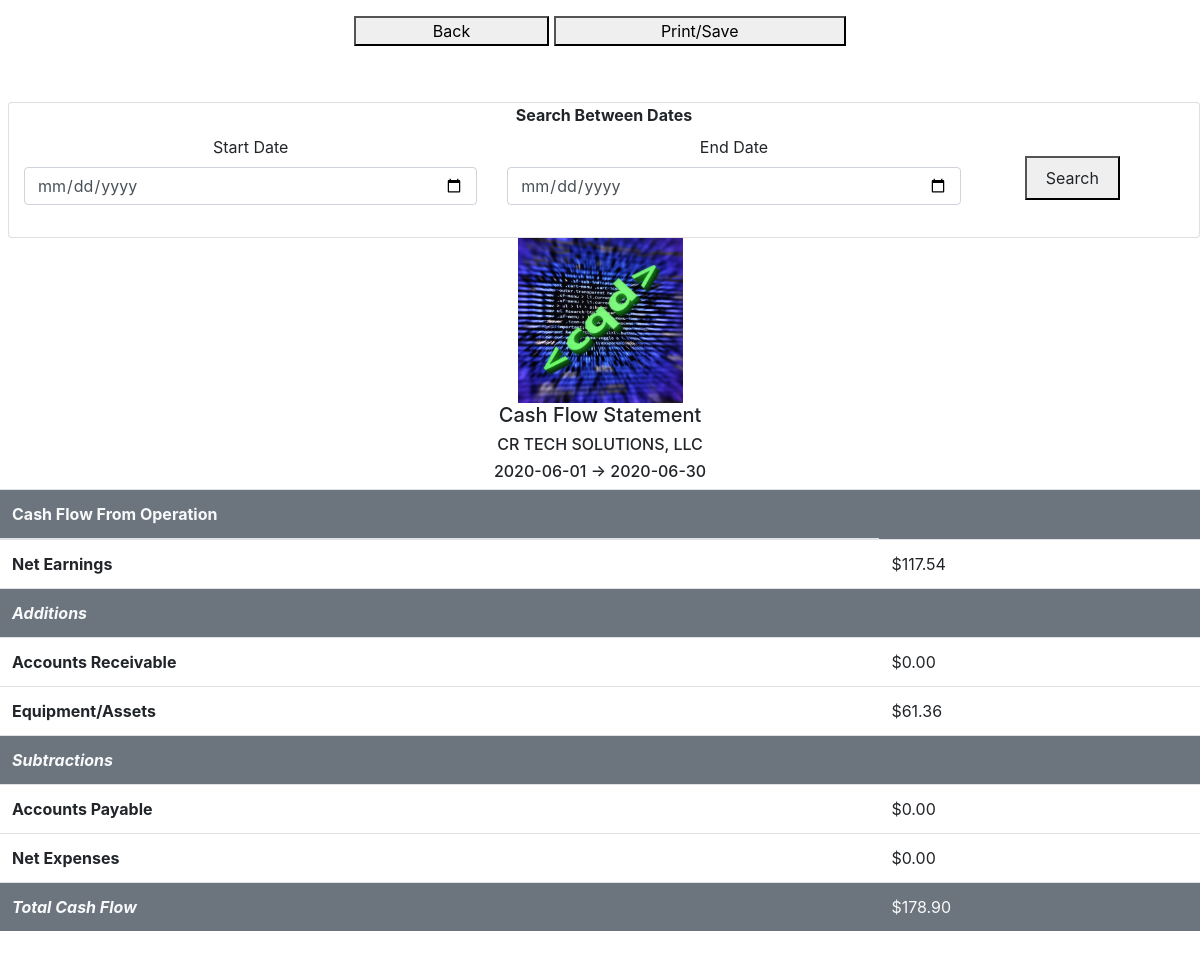
Page /statements/cash_flow_statement (signed in) on the committed database.
### flow/models.py (models this page shows, shortened)
class usersTable(db.Model, UserMixin):
    id = db.Column(db.Integer, primary_key=True)
    fname = db.Column(db.String(255), nullable=False)
    lname = db.Column(db.String(255), nullable=False)
    email = db.Column(db.String(255), unique=True, nullable=False)
    username = db.Column(db.String(255), unique=True, nullable=False)
    password = db.Column(db.String(255), nullable=False)
    joined = db.Column(db.Date, nullable=False)
    businessname = db.Column(db.String(255), nullable=False)
    businessnumber = db.Column(db.String(255), nullable=False)
    businessaddress = db.Column(db.String(255), nullable=False)
    businesscity = db.Column(db.String(255), nullable=False)
    businessstate = db.Column(db.String(50))
    businesszip = db.Column(db.Integer)
    businesswebsite = db.Column(db.String(255))
    fiscalyearstart = db.Column(db.Date, nullable=False)
    fiscalyearend = db.Column(db.Date, nullable=False)
    businesslogo = db.Column(db.String(255), nullable=False)
    member = db.Column(db.Boolean, nullable = False)
    lastpaydate = db.Column(db.Date)
    subuser = db.relationship('subuserTable', backref='user', lazy=True)
    account = db.relationship('accountTable', backref='user', lazy=True)
    vendor = db.relationship('vendorTable', backref='user', lazy=True)
    customer = db.relationship('customerTable', backref='user', lazy=True)
    debt = db.relationship('debtTable', backref='user', lazy=True)
    investment = db.relationship('investmentTable', backref='user', lazy=True)

### flow/views_statements.py (the view)
@app.route('/statements/cash_flow_statement', methods=['GET'])
@login_required
def cashFlowStatement():
    form = StatementFormRange()
    try:
        user = usersTable.query.filter(usersTable.id == current_user.id).first()
    except(AttributeError, SQLAlchemy.exc.OperationalError):
        user = usersTable.query.filter(usersTable.id == current_user.id).first()
    add2 = Decimal(10) ** -2
    def getearnings():
        try:
            earnings = transactionTable.query.filter(transactionTable.userid == current_user.id).filter(transactionTable.transactiondate >= user.fiscalyearstart).filter(transactionTable.transactiondate <= user.fiscalyearend).filter(transactionTable.transactiontype == 'Income').all()
        except(AttributeError, SQLAlchemy.exc.OperationalError):
            earnings = transactionTable.query.filter(transactionTable.userid == current_user.id).filter(transactionTable.transactiondate >= user.fiscalyearstart).filter(transactionTable.transactiondate <= user.fiscalyearend).filter(transactionTable.transactiontype == 'Income').all()
        net = 0
        for earn in earnings:
            net += earn.totalamount
        return net
    def addaccountreceivable(userid):
        try:
            user = usersTable.query.filter(usersTable.id == userid).first()
            acc = accountsReceivableTable.query.filter(accountsReceivableTable.userid == userid).filter(accountsReceivableTable.duedate >= user.fiscalyearstart).filter(accountsReceivableTable.duedate <= user.fiscalyearend).all()
        except(AttributeError, SQLAlchemy.exc.OperationalError):
            user = usersTable.query.filter(usersTable.id == userid).first()
            acc = accountsReceivableTable.query.filter(accountsReceivableTable.userid == userid).filter(accountsReceivableTable.duedate >= user.fiscalyearstart).filter(accountsReceivableTable.duedate <= user.fiscalyearend).all()
        receivables = 0
        for accs in acc:
            receivables += accs.totalamount
        return receivables
    def addaccountpayable(userid):
        try:
            user = usersTable.query.filter(usersTable.id == userid).first()
            acc = accountsPayableTable.query.filter(accountsPayableTable.userid == userid).filter(accountsPayableTable.duedate >= user.fiscalyearstart).filter(accountsPayableTable.duedate <= user.fiscalyearend).all()
        except(AttributeError, SQLAlchemy.exc.OperationalError):
            user = usersTable.query.filter(usersTable.id == userid).first()
            acc = accountsPayableTable.query.filter(accountsPayableTable.userid == userid).filter(accountsPayableTable.duedate >= user.fiscalyearstart).filter(accountsPayableTable.duedate <= user.fiscalyearend).all()
        payables = 0
        for accs in acc:
            payables += accs.totalamount
        return payables
    def addproperty(userid):
        try:
            props = propertyTable.query.filter(propertyTable.userid == userid).all()
        except(AttributeError, SQLAlchemy.exc.OperationalError):
            props = propertyTable.query.filter(propertyTable.userid == userid).all()
        propvalue = 0
        l_date = date.today()
        for prop in props:
            salvageamount = prop.propertycost * .1
            f_date = prop.propertydate
            delta = l_date - f_date
            diff = delta.days
            years = diff/365
            eol = years/prop.propertylife
            if eol >= 1:
                propvalue = propvalue + (prop.propertycost * .1)
            else:
                salamt = prop.propertycost - salvageamount
                yearlypercentage = 1/prop.propertylife
                yearlydepreciation = salamt * yearlypercentage
                depreciation = yearlydepreciation * years
                propvalue = propvalue + (prop.propertycost - depreciation)
        return Decimal(propvalue).quantize(add2)
    def getexpenses():
        try:
            earnings = transactionTable.query.filter(transactionTable.userid == current_user.id).filter(transactionTable.transactiondate >= user.fiscalyearstart).filter(transactionTable.transactiondate <= user.fiscalyearend).filter(transactionTable.transactiontype == 'Expense').all()
        except(AttributeError, SQLAlchemy.exc.OperationalError):
            earnings = transactionTable.query.filter(transactionTable.userid == current_user.id).filter(transactionTable.transactiondate >= user.fiscalyearstart).filter(transactionTable.transactiondate <= user.fiscalyearend).filter(transactionTable.transactiontype == 'Expense').all()
        net = 0
        for earn in earnings:
            net += earn.totalamount
        return net
    earns = getearnings()
    accrec = addaccountreceivable(current_user.id)
    accpay = addaccountpayable(current_user.id)
    props = addproperty(current_user.id)
    exp = getexpenses()
    datestart = user.fiscalyearstart
    dateend = user.fiscalyearend
    businessname = (user.businessname).upper()
    netearnings = Decimal(earns).quantize(add2)
    netexpenses = Decimal(exp).quantize(add2)
    accountsreceivable = Decimal(accrec).quantize(add2)
    accountspayable = Decimal(accpay).quantize(add2)
    equipment = Decimal(props).quantize(add2)
    totalcashflow = (netearnings + accountsreceivable + equipment) - (accountspayable + netexpenses)
    if form.validate_on_submit():
        return redirect(url_for('cashFlowStatementAdjusted'))
    return render_template('/statements/cash_flow_statement.html', datestart = datestart, dateend = dateend,
                           netearnings = "{:,}".format(netearnings), accountsreceivable = "{:,}".format(accountsreceivable),
                           accountspayable = "{:,}".format(accountspayable), netexpenses = "{:,}".format(netexpenses), equipment = "{:,}".format(equipment),
                           totalcashflow = "{:,}".format(totalcashflow), businessname = businessname, form=form)

### flow/forms.py
class StatementFormRange(FlaskForm):
    rangestart = DateField('Start Date', validators=[InputRequired()])
    rangeend = DateField('End Date', validators=[InputRequired()])
    submit = SubmitField('Search')

### flow/models.py (called while the page is built)
@login_manager.user_loader
def load_user(userid):
    return usersTable.query.get(userid)

### flow/templates/statements/cash_flow_statement.html (shortened to what this page needs)
{% extends "statements/statement_template.html" %}
{% import "bootstrap/wtf.html" as wtf %}
{% block content %}
<form method="GET" action="{{url_for('cashFlowStatementAdjusted')}}" class="mt-5 ml-2">
  <div class="card">
      <div class="form-group">
          <div class="text-center">
              <label for="betweenDates col-12"><b>Search Between Dates</b></label>
          </div>
          <div class="col-12 row text-center">
              <div class="col-5 mx-auto my-auto">
                  {{ wtf.form_field(form.rangestart) }}
              </div>
              <div class="col-5 mx-auto my-auto">
                  {{ wtf.form_field(form.rangeend) }}
              </div>
              <div class="col-2 mx-auto my-auto">
                  <button class="h-50 mx-auto">{{ wtf.form_field(form.submit) }}</button>
              </div>
          </div>
      </div>
  </div>
</form>
</div>
<div class="col-12 h-100" id="content">
    <div class="col-12 no-gutters">
        <div class="col-12 text-center">
            <img src="{{ url_for('static', filename='business_logos/' + current_user.businesslogo) }}" alt="" class="col-2">
            <h5>Cash Flow Statement</h5>
            <h6>{{ businessname }}</h6>
            <h6>{{ datestart }} -> {{ dateend }}</h6>
        </div>
    </div>
    <table class="table col-12">
        <thead class="col-12">
            <tr class="col-12 text-light bg-secondary">
                <th scope="col">Cash Flow From Operation</th>
                <td></td>
            </tr>
        </thead>
        <tbody class="col-12">
            <tr>
                <th scope="row">Net Earnings</th>
                <td>${{ netearnings }}</td>
            </tr>
            <tr class="text-light bg-secondary">
                <th scope="row"><i>Additions</i></th>
                <td></td>
            </tr>
            <tr>
                <th scope="row">Accounts Receivable</th>
                <td>${{ accountsreceivable }}</td>
            </tr>
            <tr>
                <th scope="row">Equipment/Assets</th>
                <td>${{ equipment }}</td>
            </tr>
            <tr class="text-light bg-secondary">
                <th scope="col"><i>Subtractions</i></th>
                <td></td>
            </tr>
            <tr>
                <th scope="row">Accounts Payable</th>
                <td>${{ accountspayable }}</td>
            </tr>
            <tr>
                <th scope="row">Net Expenses</th>
                <td>${{ netexpenses }}</td>
            </tr>
            <tr class="text-light bg-secondary">
                <th scope="row"><i>Total Cash Flow</i></th>
                <td>${{ totalcashflow }}</td>
            </tr>
        </tbody>
        </table>
</div>
{% endblock %}

### rows in the picture
usersTable: businesslogo (picture), businessname "CR TECH SOLUTIONS, LLC", fiscalyearstart "2020-06-01", fiscalyearend "2020-06-30"

### other values in the picture
{{ netearnings }} "117.54"
{{ accountsreceivable }} "0.00"
{{ equipment }} "61.36"
{{ accountspayable }} "0.00"
{{ netexpenses }} "0.00"
{{ totalcashflow }} "178.90"
